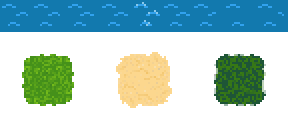
#> input picture assets/Map-design-files.png, 144 x 64 px, given in place of goblin attack.png, which was not available (shown 2 times larger)
$ python fight.py
#> lines starting #> are read from the running program, lines starting #| are printed output that depends on the picture; pictures that were not available may be replaced by others from this repository, and a replacement may not be noted
import PIL
from PIL import Image
import numpy as np

def tile(name, numheight, numwidth):
#> called with name = 'fight/goblin attack.png', numheight = 8, numwidth = 1
    im = Image.open("../assets/" + name)
#> im is the input picture: PIL image 144x64 RGBA; mean R, G, B, A 30, 61.9, 58.6, 113.2
    im = np.asarray(im)

    tilewidth = im.shape[0] // numwidth
#> tilewidth = 64
    tileheight = im.shape[1] // numheight
#> tileheight = 18

    final = []

    for i in range(numwidth):
        for j in range(numheight):
            tile = im[i*tilewidth:(i+1)*tilewidth, j*tileheight:(j+1)*tileheight]
            tile = Image.fromarray(tile)
            final.append(tile)
#> after the loop, final = 8 items

    return final

def redo_transparency(tileset, color):
    for i in range(len(tileset)):
        tileset[i] = tileset[i].convert("RGBA")
        datas = tileset[i].getdata()
        newData = []
        for item in datas:
            if item[0] == color[0] and item[1] == color[1] and item[2] == color[2]:
                newData.append((255, 255, 255, 0))
            else:
                newData.append(item)
        tileset[i].putdata(newData)
    return tileset

goblin_attack = tile("fight/goblin attack.png", 8, 1)
#> goblin_attack = 8 items

top_left_color = goblin_attack[0].getpixel((0, 0))
#> top_left_color = (18, 121, 174, 255)

goblin_attack = redo_transparency(goblin_attack, top_left_color)
#> the loop in redo_transparency, `for i in range(len(tileset)):` made 8 passes
#> after the loop in redo_transparency, `for i in range(len(tileset)):`: tileset = 8 items

for i, frame in enumerate(goblin_attack):
    frame.save("../assets/fight/goblinattack/" + str(i) + ".png")
#> this loop made 8 passes
#> pass 1, `frame.save("../assets/fight/goblinattack/" + str(i) + ".png")`:
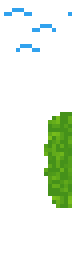
#> saved as 0.png: PIL image 18x64 RGBA (shown 4 times larger); mean R, G, B, A 70.2, 81.3, 66.7, 35.6; transparent parts drawn white
#> pass 2, `frame.save("../assets/fight/goblinattack/" + str(i) + ".png")`:
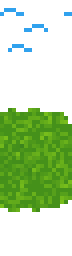
#> saved as 1.png: PIL image 18x64 RGBA (shown 4 times larger); mean R, G, B, A 91, 120.9, 73.4, 100.5; transparent parts drawn white


goblin_death = tile("fight/goblin death.png", 8, 1)
#> call 2 of tile, with name = 'fight/goblin death.png', numheight = 8, numwidth = 1
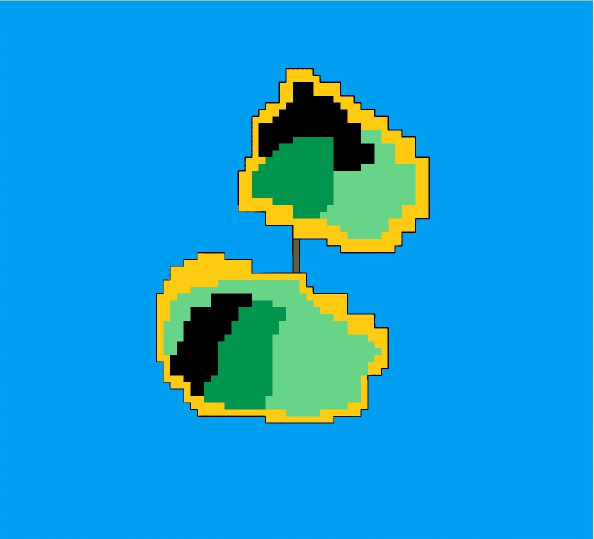
#> input picture assets/Map.jpg, 1188 x 1077 px, given in place of goblin death.png, which was not available (shown at 1/2 size)
#> in tile, im is the input picture: PIL image 1188x1077 RGB; mean R, G, B 19.2, 157.7, 209.7
#> goblin_death = 8 items
goblin_death = redo_transparency(goblin_death, top_left_color)
#> the loop in redo_transparency (call 2), `for i in range(len(tileset)):` made 8 passes
for i, frame in enumerate(goblin_death):
    frame.save("../assets/fight/goblindeath/" + str(i) + ".png")
#> this loop made 8 passes
#> pass 1, `frame.save("../assets/fight/goblindeath/" + str(i) + ".png")`:
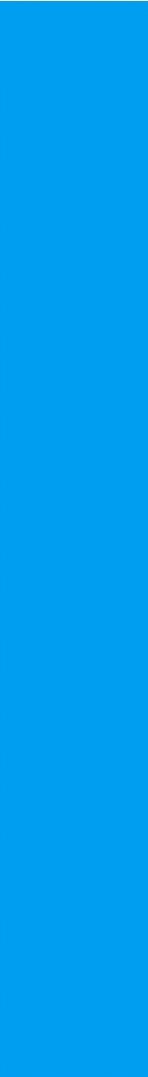
#> saved as 0.png: PIL image 148x1077 RGBA; mean R, G, B, A 0.3, 158.1, 239.9, 255

goblin_idle = tile("fight/goblin idle.png", 8, 1)
#> goblin_idle = 8 items
goblin_idle = redo_transparency(goblin_idle, top_left_color)
for i, frame in enumerate(goblin_idle):
    frame.save("../assets/fight/goblinidle/" + str(i) + ".png")


goblin_run = tile("fight/goblin run.png", 8, 1)
#> (the run stopped early here; a loop or call above may not have finished)
